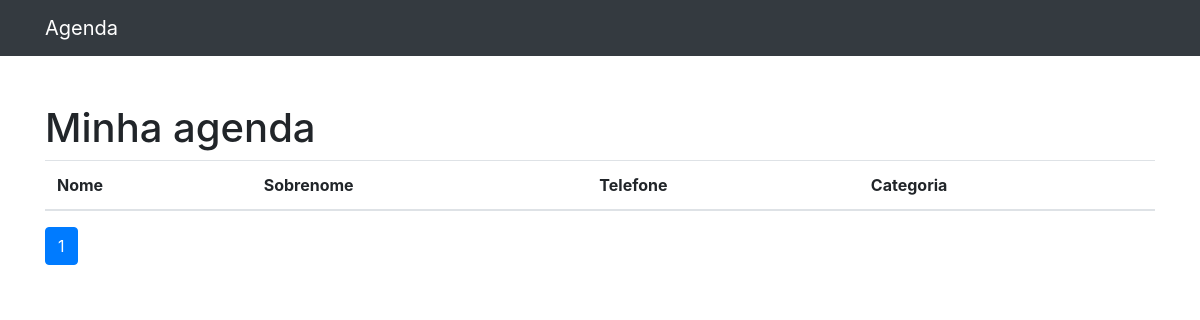
The app's page /, older data.
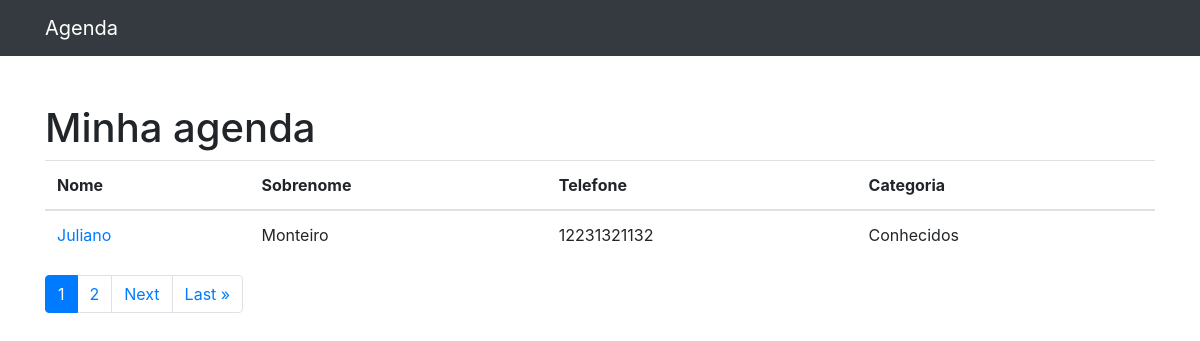
The same page, newer data.
### contacts/models.py (models this page shows, shortened)
class Contact(models.Model):
    name = models.CharField(max_length=255)
    last_name = models.CharField(max_length=255, blank=True)
    phone = models.CharField(max_length=255)
    email = models.CharField(max_length=255, blank=True)
    created_at = models.DateTimeField(default=timezone.now)
    description = models.TextField(blank=True)
    category = models.ForeignKey(Category, on_delete=models.DO_NOTHING)
    view = models.BooleanField(default=True)

class Category(models.Model):
    name = models.CharField(max_length=255)
    def __str__(self):
        return self.name

### contacts/views.py (the view)
# urls.py: path('', views.index, name='index'),
def index(request):
    contacts = Contact.objects.all()
    paginator = Paginator(contacts, 1)
    page = request.GET.get('page')
    contacts = paginator.get_page(page)
    return render(request, 'contacts/index.html', {'contacts': contacts})

### contacts/templates/contacts/index.html (shortened to what this page needs)
{%extends 'base.html'%}
{%block 'container'%}
<h1 class="mt-5">Minha agenda</h1>
<table class="table">
    <thead>
    <tr>
        <th>Nome</th>
        <th>Sobrenome</th>
        <th>Telefone</th>
        <th>Categoria</th>
    </tr>
    </thead>
    <tbody>
    {% for contact in contacts %}
        {% if contact.view %}
        <tr>
            <td>
            <a href="{% url 'show' contact.id %}"> {{ contact.name }}</a>
            </td>
            <td>{{ contact.last_name }}</td>
            <td>{{ contact.phone }}</td>
            <td>{{ contact.category }}</td>
        </tr>
        {% endif%}
    {% endfor %}
    </tbody>
</table>
<nav aria-label="Page navigation example">
    <ul class="pagination">
        {% for page in contacts.paginator.page_range %}
            {% if contacts.number == page %}
                <li class="page-item active"><a class="page-link" href="?page={{ page }}">{{ page }}</a></li>
            {% else %}
                <li class="page-item"><a class="page-link" href="?page={{ page }}">{{ page }}</a></li>
            {% endif %}
        {% endfor %}
        {% if contacts.has_next %}
            <li class="page-item"><a class="page-link" href="?page={{ contacts.next_page_number }}">Next</a></li>
            <li class="page-item"><a class="page-link" href="?page={{ contacts.paginator.num_pages }}">Last &raquo;</a></li>
        {% endif %}
    </ul>
</nav>
{%endblock%}

### templates/base.html
{% load static %}
{% include 'inc/header.html' %}
{% include 'inc/nav.html' %}
  <div class="container">
    <div class="row">
      <div class="col-lg-12">
        {%block 'container'%}{%endblock%}
      </div>
    </div>
  </div>
{% include 'inc/footer.html' %}

### templates/inc/header.html (shortened to what this page needs)
{% load static %}
<!DOCTYPE html>
<html lang="pt">
<head>
  <link href="{% static 'vendor/bootstrap/css/bootstrap.min.css' %}" rel="stylesheet">
</head>
<body>

### templates/inc/nav.html (shortened to what this page needs)
<nav class="navbar navbar-expand-lg navbar-dark bg-dark static-top">
    <div class="container">
      <a class="navbar-brand" href="{%url 'index' %}">Agenda</a>
    </div>
  </nav>

### templates/inc/footer.html (shortened to what this page needs)
{% load static %}
</body>
</html>

Row changes from the older to the newer data that the page shows:
added Contact: name "Juliano", last_name "Monteiro", phone "12231321132", category "Conhecidos"
Text that changed along with them:
new list line: "2"
text now shown: "Next Last »"
